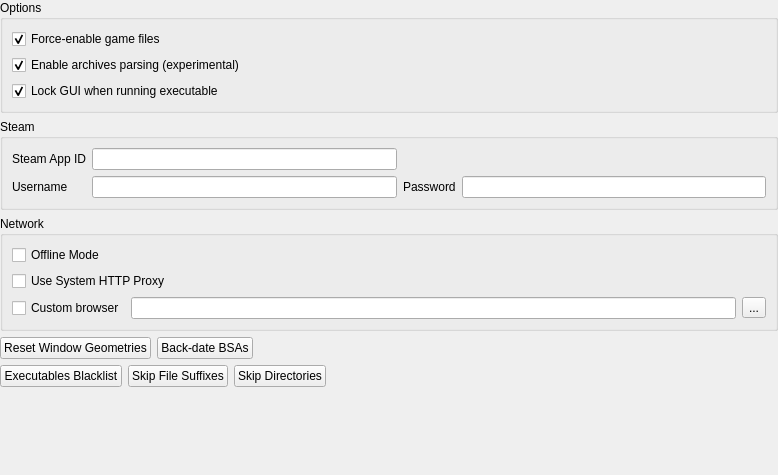
         <widget class="QWidget" name="workaroundScrollAreaWidgetContents">
          <property name="geometry">
           <rect>
            <x>0</x>
            <y>0</y>
            <width>778</width>
            <height>475</height>
           </rect>
          </property>
          <property name="autoFillBackground">
           <bool>false</bool>
          </property>
          <layout class="QVBoxLayout" name="verticalLayout_6">
           <property name="leftMargin">
            <number>0</number>
           </property>
           <property name="topMargin">
            <number>0</number>
           </property>
           <property name="rightMargin">
            <number>0</number>
           </property>
           <property name="bottomMargin">
            <number>0</number>
           </property>
           <item>
            <widget class="QGroupBox" name="workaroundsOptionsBox">
             <property name="title">
              <string>Options</string>
             </property>
             <layout class="QVBoxLayout" name="verticalLayout_23">
              <property name="leftMargin">
               <number>9</number>
              </property>
              <property name="topMargin">
               <number>9</number>
              </property>
              <property name="rightMargin">
               <number>9</number>
              </property>
              <property name="bottomMargin">
               <number>9</number>
              </property>
              <item>
               <widget class="QCheckBox" name="forceEnableBox">
                <property name="toolTip">
                 <string>If checked, files (i.e. esps, esms and bsas) belonging to the core game can not be disabled in the UI. (default: on)</string>
                </property>
                <property name="whatsThis">
                 <string>If checked, files (i.e. esps, esms and bsas) belonging to the core game can not be disabled in the UI. (default: on)
Uncheck this if you want to use Mod Organizer with total conversions (like Nehrim) but be aware that the game will crash if required files are not enabled.</string>
                </property>
                <property name="text">
                 <string>Force-enable game files</string>
                </property>
                <property name="checked">
                 <bool>true</bool>
                </property>
               </widget>
              </item>
              <item>
               <widget class="QCheckBox" name="enableArchiveParsingBox">
                <property name="toolTip">
                 <string>Enable parsing of Archives. This is an Experimental Feature. Has negative effects on performance and known incorrectness.</string>
                </property>
                <property name="whatsThis">
                 <string>&lt;html&gt;&lt;head/&gt;&lt;body&gt;&lt;p&gt;By default, MO will parse archive files (BSA, BA2) to calculate conflicts between the contents of the archive files and other loose files. This process has a noticeable cost in performance.&lt;/p&gt;&lt;p&gt;This feature should not be confused with the archive management feature offered by MO1. MO2 will only show conflicts with archives and will NOT load them into the game or program.&lt;/p&gt;&lt;p&gt;If you disable this feature, MO will only display conflicts between loose files.&lt;/p&gt;&lt;/body&gt;&lt;/html&gt;</string>
                </property>
                <property name="text">
                 <string>Enable archives parsing (experimental)</string>
                </property>
                <property name="checked">
                 <bool>true</bool>
                </property>
               </widget>
              </item>
              <item>
               <widget class="QCheckBox" name="lockGUIBox">
                <property name="toolTip">
                 <string>Disable this to prevent the GUI from being locked when running an executable.  This may result in abnormal behavior.</string>
                </property>
                <property name="whatsThis">
                 <string>Disable this to prevent the GUI from being locked when running an executable.  This may result in abnormal behavior.</string>
                </property>
                <property name="text">
                 <string>Lock GUI when running executable</string>
                </property>
                <property name="checked">
                 <bool>true</bool>
                </property>
               </widget>
              </item>
             </layout>
            </widget>
           </item>
           <item>
            <widget class="QGroupBox" name="groupBox_12">
             <property name="title">
              <string>Steam</string>
             </property>
             <layout class="QGridLayout" name="gridLayout_7">
              <item row="1" column="1">
               <widget class="QLineEdit" name="steamUserEdit"/>
              </item>
              <item row="1" column="2">
               <widget class="QLabel" name="label_20">
                <property name="text">
                 <string>Password</string>
                </property>
               </widget>
              </item>
              <item row="1" column="3">
               <widget class="QLineEdit" name="steamPassEdit">
                <property name="echoMode">
                 <enum>QLineEdit::Password</enum>
                </property>
               </widget>
              </item>
              <item row="1" column="0">
               <widget class="QLabel" name="label_19">
                <property name="text">
                 <string>Username</string>
                </property>
               </widget>
              </item>
              <item row="0" column="0">
               <widget class="QLabel" name="label_4">
                <property name="text">
                 <string>Steam App ID</string>
                </property>
               </widget>
              </item>
              <item row="0" column="1">
               <widget class="QLineEdit" name="appIDEdit">
                <property name="toolTip">
                 <string>The Steam AppID for your game</string>
                </property>
                <property name="whatsThis">
                 <string>&lt;!DOCTYPE HTML PUBLIC &quot;-//W3C//DTD HTML 4.0//EN&quot; &quot;http://www.w3.org/TR/REC-html40/strict.dtd&quot;&gt;
&lt;html&gt;&lt;head&gt;&lt;meta name=&quot;qrichtext&quot; content=&quot;1&quot; /&gt;&lt;style type=&quot;text/css&quot;&gt;
p, li { white-space: pre-wrap; }
&lt;/style&gt;&lt;/head&gt;&lt;body style=&quot; font-family:'MS Shell Dlg 2'; font-size:8.25pt; font-weight:400; font-style:normal;&quot;&gt;
&lt;p style=&quot; margin-top:0px; margin-bottom:0px; margin-left:0px; margin-right:0px; -qt-block-indent:0; text-indent:0px;&quot;&gt;&lt;span style=&quot; font-size:8pt;&quot;&gt;The Steam App ID is required to directly start some games. For Skyrim, if this is not set or wrong, the &amp;quot;Mod Organizer&amp;quot; load mechanism may not work properly.&lt;/span&gt;&lt;/p&gt;
&lt;p style=&quot; margin-top:0px; margin-bottom:0px; margin-left:0px; margin-right:0px; -qt-block-indent:0; text-indent:0px;&quot;&gt;&lt;span style=&quot; font-size:8pt;&quot;&gt;The preset for this is the App ID of the &amp;quot;regular&amp;quot; version so in most cases, you should be set.&lt;/span&gt;&lt;/p&gt;
&lt;p style=&quot; margin-top:0px; margin-bottom:0px; margin-left:0px; margin-right:0px; -qt-block-indent:0; text-indent:0px;&quot;&gt;&lt;span style=&quot; font-size:8pt;&quot;&gt;If you think you have a different version (GotY or something), follow these steps to get to the id:&lt;/span&gt;&lt;/p&gt;
&lt;p style=&quot; margin-top:0px; margin-bottom:0px; margin-left:0px; margin-right:0px; -qt-block-indent:0; text-indent:0px;&quot;&gt;&lt;span style=&quot; font-size:8pt;&quot;&gt;1. Navigate to the game library in steam&lt;/span&gt;&lt;/p&gt;
&lt;p style=&quot; margin-top:0px; margin-bottom:0px; margin-left:0px; margin-right:0px; -qt-block-indent:0; text-indent:0px;&quot;&gt;&lt;span style=&quot; font-size:8pt;&quot;&gt;2. right-click on the game you need the id for and choose &lt;/span&gt;&lt;span style=&quot; font-size:8pt; font-weight:600;&quot;&gt;Create desktop shortcut&lt;/span&gt;&lt;/p&gt;
&lt;p style=&quot; margin-top:0px; margin-bottom:0px; margin-left:0px; margin-right:0px; -qt-block-indent:0; text-indent:0px;&quot;&gt;&lt;span style=&quot; font-size:8pt;&quot;&gt;3. right-click on the newly created shortcut on your desktop and select &lt;/span&gt;&lt;span style=&quot; font-size:8pt; font-weight:600;&quot;&gt;Properties&lt;/span&gt;&lt;/p&gt;
&lt;p style=&quot; margin-top:0px; margin-bottom:0px; margin-left:0px; margin-right:0px; -qt-block-indent:0; text-indent:0px;&quot;&gt;&lt;span style=&quot; font-size:8pt;&quot;&gt;4. in the URL-field you should see something like this: &lt;/span&gt;&lt;span style=&quot; font-size:8pt; font-style:italic;&quot;&gt;steam://rungameid/22380&lt;/span&gt;&lt;/p&gt;
&lt;p style=&quot; margin-top:0px; margin-bottom:0px; margin-left:0px; margin-right:0px; -qt-block-indent:0; text-indent:0px;&quot;&gt;&lt;span style=&quot; font-size:8pt;&quot;&gt;22380 is the id you're looking for.&lt;/span&gt;&lt;/p&gt;&lt;/body&gt;&lt;/html&gt;</string>
                </property>
               </widget>
              </item>
             </layout>
            </widget>
           </item>
           <item>
            <widget class="QGroupBox" name="groupBox">
             <property name="minimumSize">
              <size>
               <width>0</width>
               <height>100</height>
              </size>
             </property>
             <property name="title">
              <string>Network</string>
             </property>
             <layout class="QVBoxLayout" name="verticalLayout_22">
              <item>
               <widget class="QCheckBox" name="offlineBox">
                <property name="statusTip">
                 <string>Disable automatic internet features</string>
                </property>
                <property name="whatsThis">
                 <string>Disable automatic internet features. This does not affect features that are explicitly invoked by the user (like checking mods for updates, endorsing, opening the web browser)</string>
                </property>
                <property name="text">
                 <string>Offline Mode</string>
                </property>
               </widget>
              </item>
              <item>
               <widget class="QCheckBox" name="proxyBox">
                <property name="statusTip">
                 <string>Use a proxy for network connections.</string>
                </property>
                <property name="whatsThis">
                 <string>Use a proxy for network connections. This uses the system-wide settings which can be configured in Internet Explorer. Please note that MO will start up a few seconds slower on some systems when using a proxy.</string>
                </property>
                <property name="text">
                 <string>Use System HTTP Proxy</string>
                </property>
               </widget>
              </item>
              <item>
               <widget class="QWidget" name="widget_7" native="true">
                <layout class="QHBoxLayout" name="horizontalLayout_9">
                 <property name="leftMargin">
                  <number>0</number>
                 </property>
                 <property name="topMargin">
                  <number>0</number>
                 </property>
                 <property name="rightMargin">
                  <number>0</number>
                 </property>
                 <property name="bottomMargin">
                  <number>0</number>
                 </property>
                 <item>
                  <widget class="QCheckBox" name="useCustomBrowser">
                   <property name="toolTip">
                    <string>Use &quot;%1&quot; as a placeholder for the URL.</string>
                   </property>
                   <property name="statusTip">
                    <string>Use &quot;%1&quot; as a placeholder for the URL.</string>
                   </property>
                   <property name="whatsThis">
                    <string>Use &quot;%1&quot; as a placeholder for the URL.</string>
                   </property>
                   <property name="text">
                    <string>Custom browser</string>
                   </property>
                  </widget>
                 </item>
                 <item>
                  <widget class="QLineEdit" name="browserCommand">
                   <property name="toolTip">
                    <string>Use &quot;%1&quot; as a placeholder for the URL.</string>
                   </property>
                   <property name="statusTip">
                    <string>Use &quot;%1&quot; as a placeholder for the URL.</string>
                   </property>
                   <property name="whatsThis">
                    <string>Use &quot;%1&quot; as a placeholder for the URL.</string>
                   </property>
                  </widget>
                 </item>
                 <item>
                  <widget class="QToolButton" name="browseCustomBrowser">
                   <property name="text">
                    <string>...</string>
                   </property>
                  </widget>
                 </item>
                </layout>
               </widget>
              </item>
             </layout>
            </widget>
           </item>
           <item>
            <widget class="QWidget" name="widget_12" native="true">
             <layout class="QHBoxLayout" name="horizontalLayout_usvfs">
              <property name="leftMargin">
               <number>0</number>
              </property>
              <property name="topMargin">
               <number>0</number>
              </property>
              <property name="rightMargin">
               <number>0</number>
              </property>
              <property name="bottomMargin">
               <number>0</number>
              </property>
              <item>
               <widget class="QPushButton" name="resetGeometryBtn">
                <property name="toolTip">
                 <string>Resets the window geometries for all windows.  This can be useful if a window becomes too small or too large, if a column becomes too thin or too wide, and in similar situations.</string>
                </property>
                <property name="whatsThis">
                 <string>Resets the window geometries for all windows.  This can be useful if a window becomes too small or too large, if a column becomes too thin or too wide, and in similar situations.</string>
                </property>
                <property name="text">
                 <string>Reset Window Geometries</string>
                </property>
               </widget>
              </item>
              <item>
               <widget class="QPushButton" name="bsaDateBtn">
                <property name="toolTip">
                 <string>
                          For Skyrim, this can be used instead of Archive Invalidation. It should make AI redundant for all Profiles.
                          For the other games this is not a sufficient replacement for AI!
                        </string>
                </property>
                <property name="whatsThis">
                 <string>
                          For Skyrim, this can be used instead of Archive Invalidation. It should make AI redundant for all Profiles.
                          For the other games this is not a sufficient replacement for AI!
                        </string>
                </property>
                <property name="text">
                 <string>Back-date BSAs</string>
                </property>
                <property name="icon">
                 <iconset>
                  <normaloff>:/MO/gui/resources/emblem-readonly.png</normaloff>:/MO/gui/resources/emblem-readonly.png</iconset>
                </property>
               </widget>
              </item>
              <item>
               <spacer name="horizontalSpacer_usvfs">
                <property name="orientation">
                 <enum>Qt::Orientation::Horizontal</enum>
                </property>
                <property name="sizeHint" stdset="0">
                 <size>
                  <width>40</width>
                  <height>20</height>
                 </size>
                </property>
               </spacer>
              </item>
             </layout>
            </widget>
           </item>
           <item>
            <widget class="QWidget" name="widget_usvfs" native="true">
             <layout class="QHBoxLayout" name="horizontalLayout">
              <property name="leftMargin">
               <number>0</number>
              </property>
              <property name="topMargin">
               <number>0</number>
              </property>
              <property name="rightMargin">
               <number>0</number>
              </property>
              <property name="bottomMargin">
               <number>0</number>
              </property>
              <item>
               <widget class="QPushButton" name="execBlacklistBtn">
                <property name="toolTip">
                 <string>Add executables to the blacklist to prevent them from
accessing the virtual file system. This is useful to prevent
unintended programs from being hooked. Hooking unintended
programs may affect the execution of these programs or the
programs you are intentionally running.</string>
                </property>
                <property name="whatsThis">
                 <string>Add executables to the blacklist to prevent them from accessing the virtual file system.  This is useful to prevent unintended programs from being hooked.  Hooking unintended programs may affect the execution of these programs or the programs you are intentionally running.</string>
                </property>
                <property name="text">
                 <string>Executables Blacklist</string>
                </property>
                <property name="autoDefault">
                 <bool>false</bool>
                </property>
               </widget>
              </item>
              <item>
               <widget class="QPushButton" name="skipFileSuffixBtn">
                <property name="toolTip">
                 <string>Files to skip or ignore from the virtual file system.</string>
                </property>
                <property name="whatsThis">
                 <string>Files to skip or ignore from the virtual file system.</string>
                </property>
                <property name="text">
                 <string>Skip File Suffixes</string>
                </property>
                <property name="autoDefault">
                 <bool>false</bool>
                </property>
               </widget>
              </item>
              <item>
               <widget class="QPushButton" name="skipDirectoriesBtn">
                <property name="toolTip">
                 <string>Directories to skip or ignore from the virtual file system.</string>
                </property>
                <property name="whatsThis">
                 <string>Directories to skip or ignore from the virtual file system.</string>
                </property>
                <property name="text">
                 <string>Skip Directories</string>
                </property>
                <property name="autoDefault">
                 <bool>false</bool>
                </property>
               </widget>
              </item>
              <item>
               <spacer name="horizontalSpacer">
                <property name="orientation">
                 <enum>Qt::Horizontal</enum>
                </property>
                <property name="sizeHint" stdset="0">
                 <size>
                  <width>40</width>
                  <height>20</height>
                 </size>
                </property>
               </spacer>
              </item>
             </layout>
            </widget>
           </item>
           <item>
            <spacer name="verticalSpacer">
             <property name="orientation">
              <enum>Qt::Vertical</enum>
             </property>
             <property name="sizeHint" stdset="0">
              <size>
               <width>20</width>
               <height>40</height>
              </size>
             </property>
            </spacer>
           </item>
          </layout>
         </widget>
